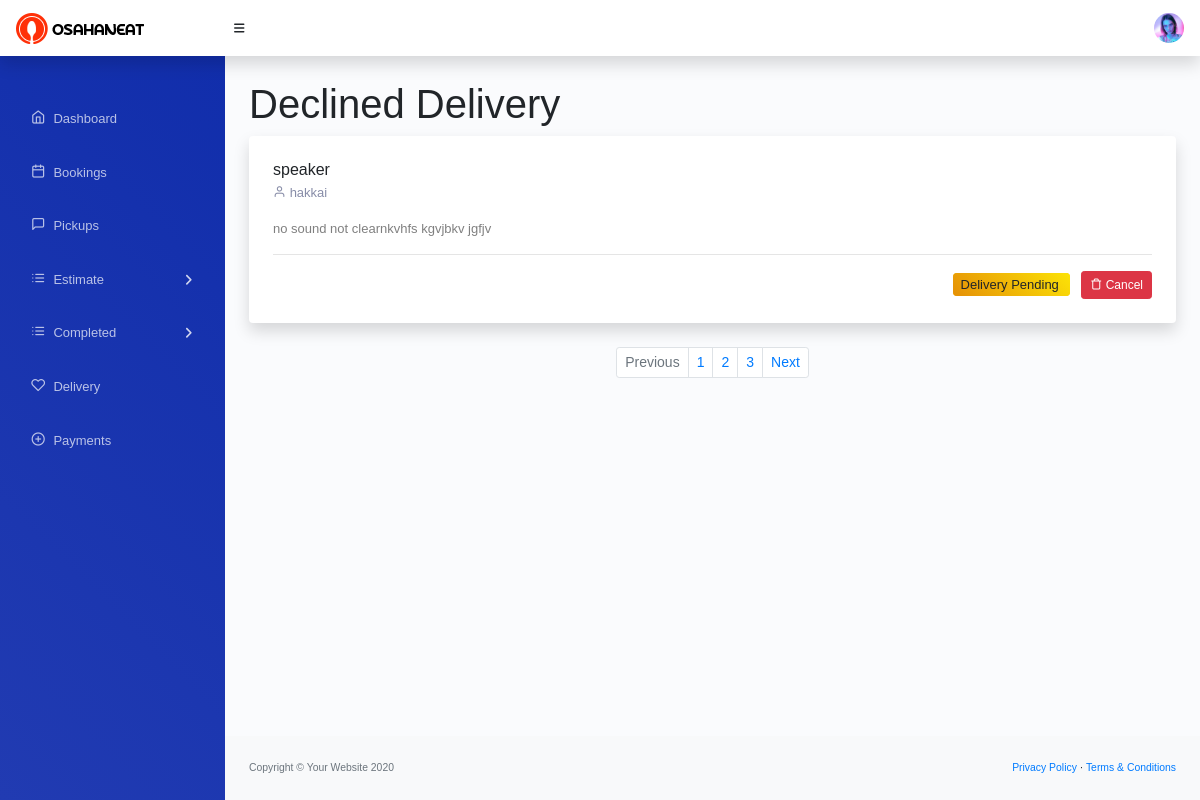
/storeadmin/declined_delivery, run on an earlier commit of the app's database.
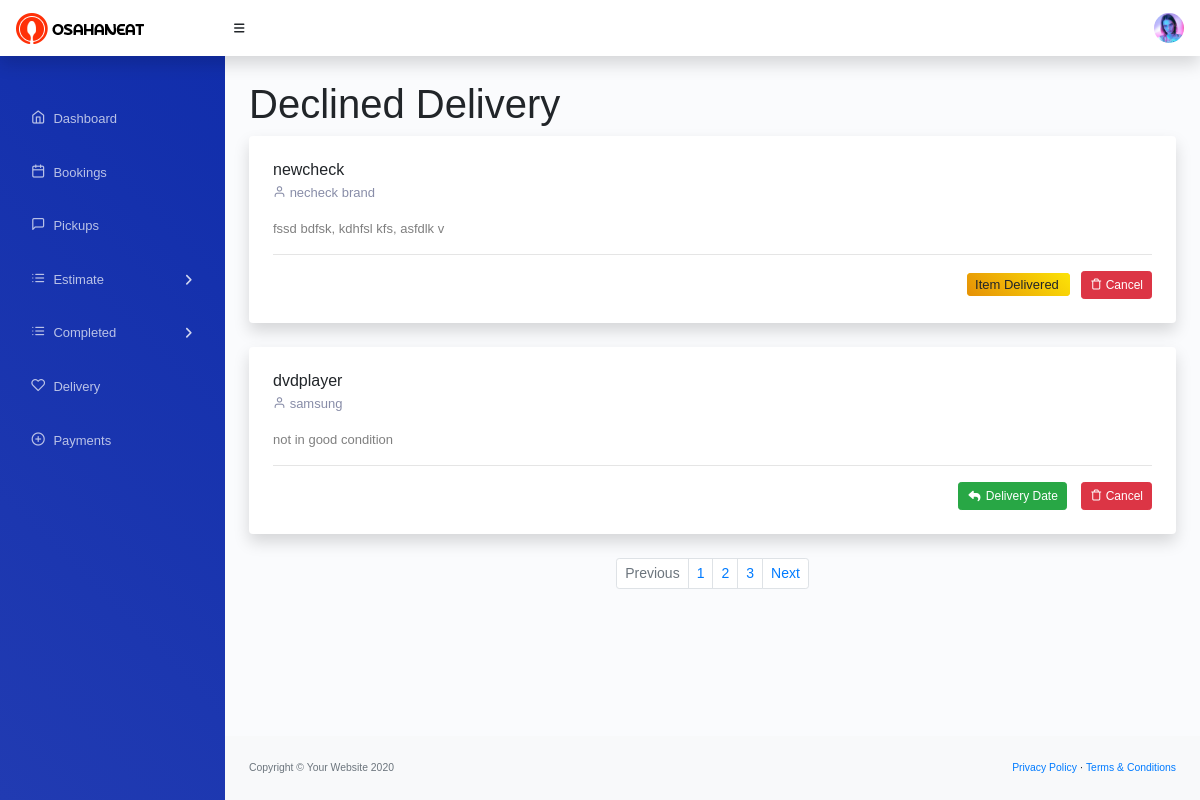
And on a later commit of the database.
### storeadmin/models.py (models this page shows, shortened)
class Appliance(models.Model):
	appliance_id=models.AutoField(primary_key=True)
	appliance_name=models.CharField(max_length=20)
	appliance_brand=models.CharField(max_length=20)
	appliance_years=models.CharField(max_length=20)
	appliance_description=models.TextField()
	class Meta:
		verbose_name_plural="Appliance"

### storeadmin/views.py (the view)
# urls.py: path('declined_delivery', views.declined_delivery,name='declined_delivery'),
def declined_delivery(request):
	estimate_det=Estimate.objects.filter(estimate_status="cancel")
	booking_det=Booking.objects.all()
	appliance_det=Appliance.objects.all()
	return render(request,'store_admin/declined_delivery.html',{'estimate_det':estimate_det,'booking_det':booking_det,'appliance_det':appliance_det})

### user/templatetags/event_tags.py (called while the page is built)
@register.filter(name='int')
def toint(value):
	return int(value)

### storeadmin/templates/store_admin/declined_delivery.html (shortened to what this page needs)
{%extends 'store_admin/storeadmin_layout.html'%}
    {% load static %}
{% load event_tags %}
{%block content%}
         <div id="layoutSidenav_content">
            <main>
               <div class="container-fluid">
                  <h1 class="mt-4">Declined Delivery</h1>
                  <div class="row">
                     <div class="col-xl-12">
                        {% for x in estimate_det %}
                        {% for y in booking_det %}
                        {% if x.booking_id|int == y.booking_id|int %}
                        {% for z in appliance_det %}
                        {% if y.appliance_id|int == z.appliance_id|int %}
                        <div class="card mb-4 order-list">
                           <div class="gold-members p-4">
                              <div class="media">
                                 <div class="media-body">
                                    <h6 class="mb-1">{{z.appliance_name}}</h6>
                                    <p class="text-black mb-3"><i class="feather-user"></i> {{z.appliance_brand}}</p>
                                    <p class="text-black-50">{{z.appliance_description}}</p>
                                    <hr>
                                    <div class="float-right">
                                       {% if x.delivery_status == "delivered" %}
                                       <span class="bg-warning px-2 py-1 rounded ml-1"> Item Delivered </span>
                                       {% elif x.delivery_status == "pending" %}
                                       <span class="bg-warning px-2 py-1 rounded ml-1"> Delivery Pending </span>
                                       {% else %}
                                        <a href="#0" class="btn btn-sm btn-success" data-toggle="modal" data-target="#delivery{{y.booking_id}}"><i class="fa fa-fw fa-reply"></i> Delivery Date</a>
                                       {% endif %}
                                       &nbsp; &nbsp;<a href="#0" class="btn btn-sm btn-danger"><i class="feather-trash"></i> Cancel</a>
                                    </div>
                                 </div>
                              </div>
                           </div>
                        </div>
                        {% endif %}
                        {% endfor %}
                        {% endif %}
                        {% endfor %}
                        {% endfor %}
                        <nav aria-label="Page navigation example">
                           <ul class="pagination pagination-sm mb-4 justify-content-center">
                              <li class="page-item disabled">
                                 <a class="page-link" href="#" tabindex="-1" aria-disabled="true">Previous</a>
                              </li>
                              <li class="page-item"><a class="page-link" href="#">1</a></li>
                              <li class="page-item"><a class="page-link" href="#">2</a></li>
                              <li class="page-item"><a class="page-link" href="#">3</a></li>
                              <li class="page-item">
                                 <a class="page-link" href="#">Next</a>
                              </li>
                           </ul>
                        </nav>
                     </div>
                  </div>
               </div>
            </main>
            {%endblock%}

What changed in the data, as far as the page shows it:
no longer on this page (row unchanged): Appliance: appliance_name "speaker", appliance_brand "hakkai", appliance_description "no sound not clearnkvhfs kgvjbkv jgfjv", shows "Delivery Pending"
added Appliance: appliance_name "newcheck", appliance_brand "necheck brand", appliance_description "fssd bdfsk, kdhfsl kfs, asfdlk v", shows "Item Delivered"
now on this page (row unchanged): Appliance: appliance_name "dvdplayer", appliance_brand "samsung", appliance_description "not in good condition"
